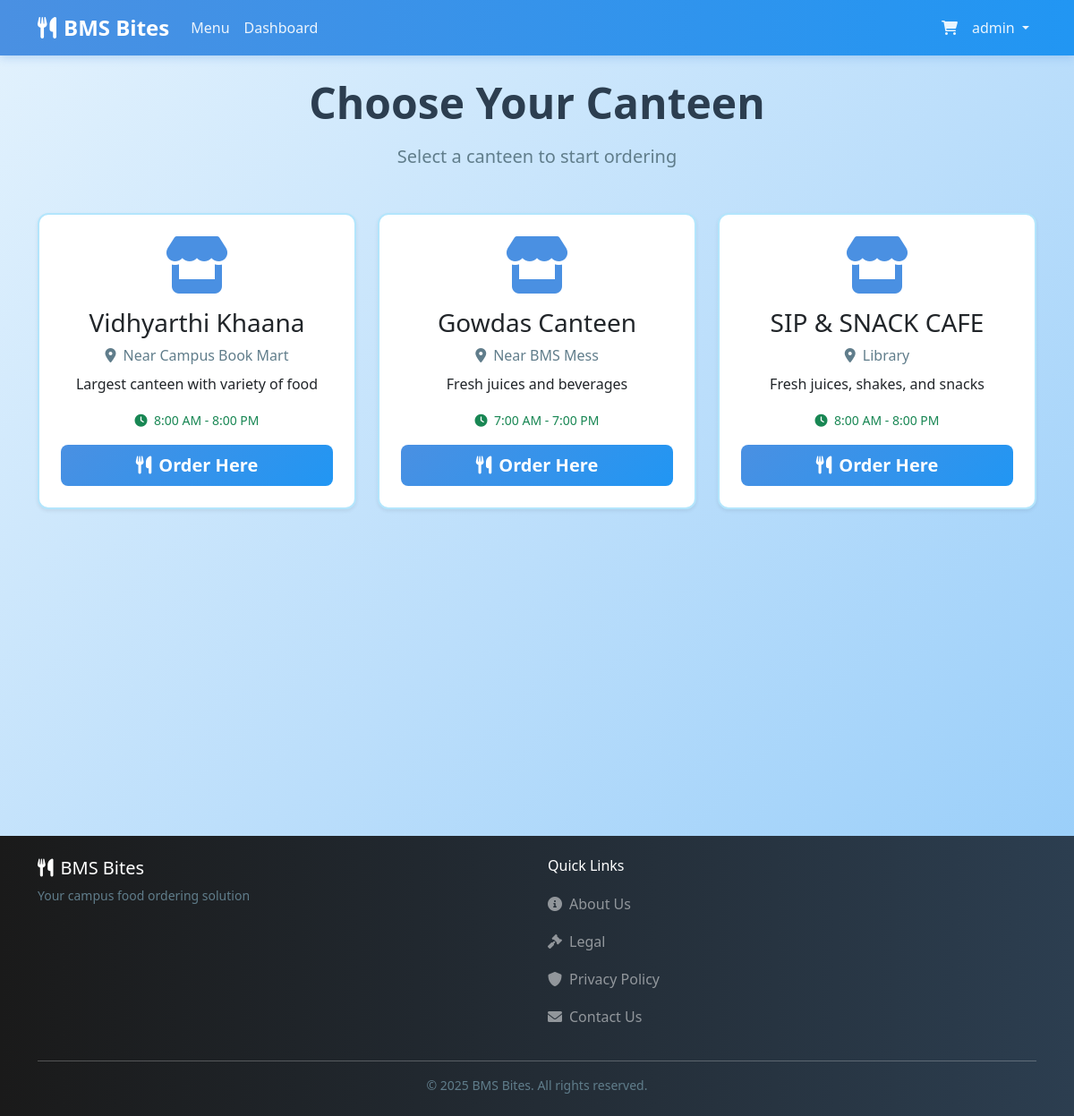
/canteens (signed in), run on the app's committed database.
### tables this page shows
CREATE TABLE canteens (
    id INTEGER PRIMARY KEY AUTOINCREMENT,
    name TEXT NOT NULL,
    location TEXT NOT NULL,
    description TEXT,
    opening_time TEXT,
    closing_time TEXT,
    is_open BOOLEAN DEFAULT 1,
    created_at TIMESTAMP DEFAULT CURRENT_TIMESTAMP
);

### routes/main.py (the view)
@main_bp.route('/canteens')
def canteens():
    canteens_list = menu_mgr.get_canteens()
    return render_template('canteens.html', canteens=canteens_list)

### app.py (called while the page is built)
@app.context_processor
def inject_session():
    return dict(session=session)

### utils/menu_manager.py (called while the page is built)
    def get_canteens(self):
        conn = sqlite3.connect(self.db_path)
        df = pd.read_sql_query("SELECT * FROM canteens WHERE is_open=1", conn)
        conn.close()
        return df.to_dict('records')

### templates/canteens.html (shortened to what this page needs)
{% extends "layout.html" %}
{% block content %}
<div class="text-center mb-5">
    <h2 class="display-5 fw-bold mb-3">Choose Your Canteen</h2>
    <p class="lead text-muted">Select a canteen to start ordering</p>
</div>
<div class="row row-cols-1 row-cols-md-3 g-4">
    {% for canteen in canteens %}
    <div class="col">
        <div class="card h-100 shadow-sm hover-card">
            <div class="card-body text-center p-4">
                <div class="mb-3">
                    <i class="fas fa-store fa-4x text-primary"></i>
                </div>
                <h3 class="card-title">{{ canteen['name'] }}</h3>
                <p class="text-muted mb-2">
                    <i class="fas fa-map-marker-alt me-2"></i>{{ canteen['location'] }}
                </p>
                <p class="card-text">{{ canteen['description'] }}</p>
                <div class="mb-3">
                    <small class="text-success">
                        <i class="fas fa-clock me-1"></i>
                        {{ canteen['opening_time'] }} - {{ canteen['closing_time'] }}
                    </small>
                </div>
                <a href="{{ url_for('main.select_canteen', canteen_id=canteen['id']) }}"
                    class="btn btn-primary btn-lg w-100">
                    <i class="fas fa-utensils me-2"></i>Order Here
                </a>
            </div>
        </div>
    </div>
    {% endfor %}
</div>
{% endblock %}

### static/css/style.css (style rules this page uses)
:root { --primary-color: #87CEEB; --secondary-color: #4A90E2; --dark-color: #1a1a1a; --light-bg: #E3F2FD; --white: #FFFFFF; --text-dark: #2c3e50; --success-color: #4CAF50; --warning-color: #FFA726; --danger-color: #EF5350; }
body { font-family: 'Segoe UI', Tahoma, Geneva, Verdana, sans-serif; background: linear-gradient(135deg, #E3F2FD 0%, #BBDEFB 50%, #90CAF9 100%); background-attachment: fixed; min-height: 100vh; color: var(--text-dark); }
.card { transition: transform 0.3s, box-shadow 0.3s; background-color: var(--white); border: 2px solid #B3E5FC; border-radius: 12px; }
.btn-primary { background: linear-gradient(135deg, #4A90E2 0%, #2196F3 100%); border: none; color: var(--white); font-weight: 600; transition: all 0.3s ease; }
html { scroll-behavior: smooth; }
.hover-card { transition: all 0.3s ease; }
.text-primary { color: var(--secondary-color) !important; }
.text-muted { color: #607D8B !important; }

### templates/canteens.html (style rules this page uses)
.hover-card { transition: transform 0.3s ease, box-shadow 0.3s ease; }

### data on the page
canteens: name "Vidhyarthi Khaana", location "Near Campus Book Mart", description "Largest canteen with variety of food", opening_time "8:00 AM", closing_time "8:00 PM"
canteens: name "Gowdas Canteen", location "Near BMS Mess", description "Fresh juices and beverages", opening_time "7:00 AM", closing_time "7:00 PM"
canteens: name "SIP & SNACK CAFE", location "Library", description "Fresh juices, shakes, and snacks", opening_time "8:00 AM", closing_time "8:00 PM"

### other printed values
{{ session.get('username') }} "admin"
